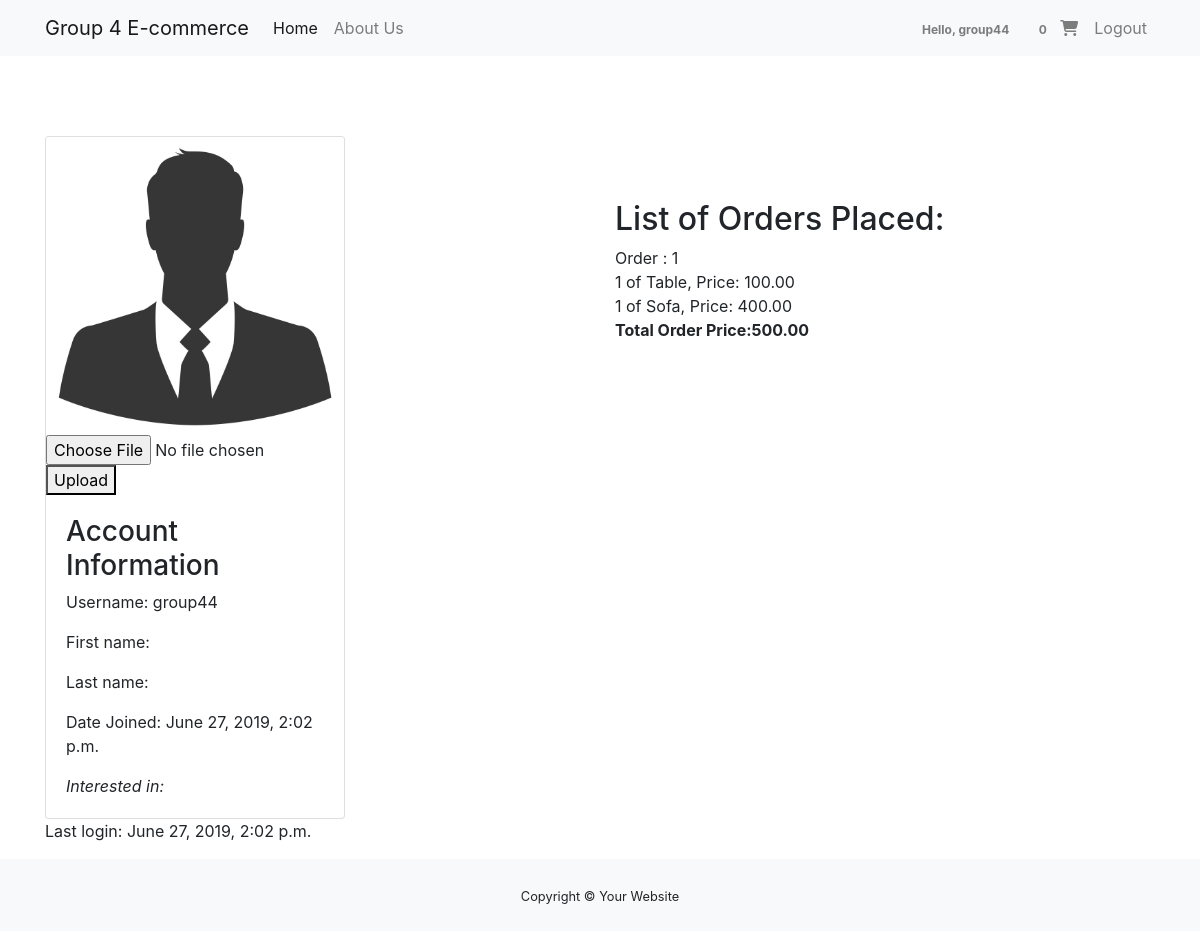
/myorders (signed in), run on the app's committed database.
### orders/models.py (models this page shows, shortened)
class ReqInfo(models.Model):
    PROVINCE_CHOICES = [
        ('AB', 'Alberta'),
        ('MB', 'Manitoba'),
        ('ON', 'Ontario'),
        ('QC', 'Quebec')
    ]
    user = models.OneToOneField(User, on_delete=models.CASCADE, blank=True, null=True)
    my_pp = models.ImageField(upload_to='profile_picture/', blank=True, null=True, default='profile_picture/df.jpg')
    shipping_address = models.CharField(max_length=300, null=True, blank=True)
    city = models.CharField(max_length=20, default='Windsor')
    province = models.CharField(max_length=2, choices=PROVINCE_CHOICES, default='ON')
    interested_in = models.ManyToManyField(Category)

class Order(models.Model):
    items = models.ManyToManyField(OrderProduct)  # an order can have many items in it
    user = models.ForeignKey(settings.AUTH_USER_MODEL, on_delete=models.CASCADE)
    ORDER_STATUS_CHOICE = [(0, 'Order Pending'),  # list of order state
                           (1, 'Order Cancelled'),
                           (2, 'Order Placed'),
                           (3, 'Order Shipped'),
                           (4, 'Order Delivered')]
    order_status = models.IntegerField(default=0, choices=ORDER_STATUS_CHOICE)  # default order state is 0 which is pending
    ordered_date = models.DateField(auto_now_add=True)
    shipping_address = models.ForeignKey(
        'ShippingAddress', on_delete=models.SET_NULL, blank=True, null=True)
    def get_total_price(self):
        total = 0
        for order_item in self.items.all():
            total += order_item.get_total_item_price()
        return total

class OrderProduct(models.Model):
    user = models.ForeignKey(settings.AUTH_USER_MODEL, on_delete=models.CASCADE)  # user uses all auth
    ordered = models.BooleanField(default=False) # to know if an order has been placed or not
    item = models.ForeignKey(Product, on_delete=models.CASCADE)
    quantity = models.IntegerField(default=1)
    def __str__(self):
        return f"{self.quantity} of {self.item.name}"
    def get_total_item_price(self):
        return self.quantity * self.item.price

class Product(models.Model):
    category = models.ForeignKey(Category, related_name='products', on_delete=models.CASCADE)
    name = models.CharField(max_length=200)
    price = models.DecimalField(max_digits=10, decimal_places=2)
    stock = models.PositiveIntegerField(default=50, validators=[validate_stock])
    available = models.BooleanField(default=True)
    image = models.ImageField(upload_to='images/')
    description = models.TextField(blank=True, default='')
    slug = models.SlugField()
    measure = models.CharField(max_length=20)

### orders/views.py (the view, shortened to what this page needs)
# urls.py: path('myorders', myorders, name='myorders'),
@login_required
def myorders(request):
    current_user = request.user
    orders = Order.objects.filter(user=current_user)
    req_info = ReqInfo.objects.get(user=request.user)
    response = render(request, 'myorders.html', {'orders': orders, 'req_info': req_info })
    if 'last_visit' in request.COOKIES:
        last_visit = request.COOKIES['last_visit']
        last_visit_time = datetime.now()
        response.set_cookie('last_visit', str(datetime.now()))
    else:
        response.set_cookie('last_visit', datetime.now())
    return response

### orders/templatetags/cart_template_tags.py (called while the page is built)
@register.filter
def cart_item_count(user):
    if user.is_authenticated:
        qs = Order.objects.filter(user=user, order_status=0)
        if qs.exists():
            return qs[0].items.count()
    return 0

### templates/myorders.html (shortened to what this page needs)
{% extends "base.html" %}
{% load static %}
{% block content %}
<div class="container" style="padding-top: 5em">
  <div class="row">
    <div class="col-md-6">
      <div class="card" style="width:300px">
        <img class="card-img-top" src="{{ req_info.my_pp.url }}" alt="Profile image">
          <form method="post" enctype="multipart/form-data">
            <input type="file" name="myfile">
            <button type="submit">Upload</button>
          </form>
        <div class="card-body">
          <h3>Account Information</h3>
          <p class="card-text">Username: {{request.user}}</p>
          <p class="card-text">First name: {{ request.user.first_name }}</p>
          <p class="card-text">Last name: {{ request.user.last_name }}</p>
          <p class="card-text">Date Joined: {{ request.user.date_joined }}</p>
          <p class="card-text"><em>Interested in:</em>
          </p>
        </div>
      </div>
    </div>
    <div class="col-md-6">
      {% if orders.count > 0 %}
      <h2 style="padding-top: 2em">List of Orders Placed: </h2>
      {% for order in orders %}
      Order : {{ forloop.counter }}<br>
      {% for item in order.items.all %}
      {{ item }}, Price:  {{ item.get_total_item_price }}<br>
      {% endfor %}
      <b>Total Order Price:{{order.get_total_price}} <br><br></b>
      {% endfor %}
      {% endif %}<br>
    </div>
  </div>
  <p>Last login: {{ request.user.last_login }}</p>
</div>
{% endblock %}

### templates/base.html (shortened to what this page needs)
{% load static %}
{% load cart_template_tags  %}
<!DOCTYPE html>
<html>
<head lang="en">
    <link rel="stylesheet" href="https://maxcdn.bootstrapcdn.com/bootstrap/4.0.0/css/bootstrap.min.css">
</head>
<body>
<nav class="navbar navbar-expand-lg navbar-light bg-light">
  <div class="container">
  	<a class="navbar-brand" href="{% url 'orders:home' %}">Group 4 E-commerce</a>
  <div class="collapse navbar-collapse" id="navbarNavAltMarkup">
    <div class="navbar-nav mr-auto">
      <a class="nav-item nav-link active" href="{% url 'orders:home' %}">Home <span class="sr-only">(current)</span></a>
      <a class="nav-item nav-link" href="{% url 'orders:aboutus' %}">About Us</a>
    </div>
    <div class="navbar-nav">
    	<ul class="navbar-nav">
               {% if request.user.is_authenticated %}
               		<li class="nav-item">
               			<a href ="{% url 'orders:myorders' %}" class="nav-link waves-effect">
							<span class="badge red z-depth-1 mr-1">Hello, {{ request.user }} </span>
						</a>
               		</li>
					<li class="nav-item">
						<a href ="{% url 'orders:order-summary' %}" class="nav-link waves-effect">
							<span class="badge red z-depth-1 mr-1">{{ request.user|cart_item_count }} </span>
							<i class="fas fa-shopping-cart"></i>
						</a>
					</li>
					<li class="nav-item">
						<a class="nav-link waves-effect" href="{% url 'account_logout' %}">
							<span class="clearfix d-none d-sm-inline-block"> Logout </span>
						</a>
					</li>
					{% endif %}
            </ul>
    </div>
  </div>
  </div>
</nav>
{% block content %}
{% endblock %}
<footer id="sticky-footer" class="py-4 bg-light text-dark-50">
    <div class="container text-center">
      <small>Copyright &copy; Your Website</small>
    </div>
  </footer>
</body>
</html>

### data on the page
ReqInfo: my_pp (picture)
Order: get_total_price "500.00"
OrderProduct: quantity+item "1 of Table", get_total_item_price "100.00"
OrderProduct: quantity+item "1 of Sofa", get_total_item_price "400.00"

### other printed values
{{ request.user }} "group44"
{{ request.user|cart_item_count }} "0"
{{ request.user.date_joined }} "June 27, 2019, 2:02 p.m."
{{ request.user.last_login }} "June 27, 2019, 2:02 p.m."
